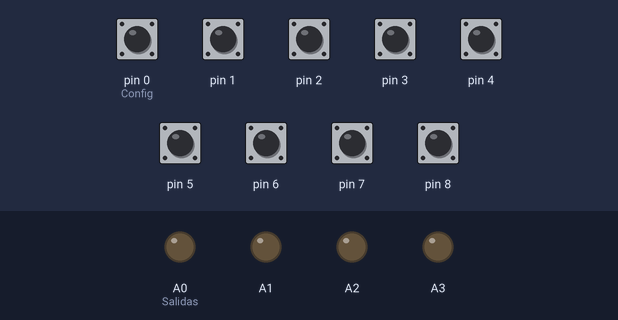
Simulated run of this sketch. Board: Arduino Uno, built with avr-gcc and run on an emulated ATmega328P. Parts: output pins drawn as LEDs (lit = HIGH). Inputs (shaded band) come from the test bench; at power-on: pin 0 (Config), pin 1–8 HIGH.

Above: at 1.2 s.
1.3 s: pin 0 (Config) pulled LOW for 0.15 s
At 1.37 s:
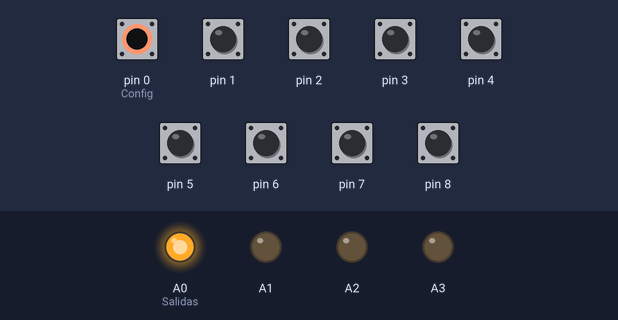
2.9 s: pin 1 pulled LOW for 0.15 s
At 2.97 s:
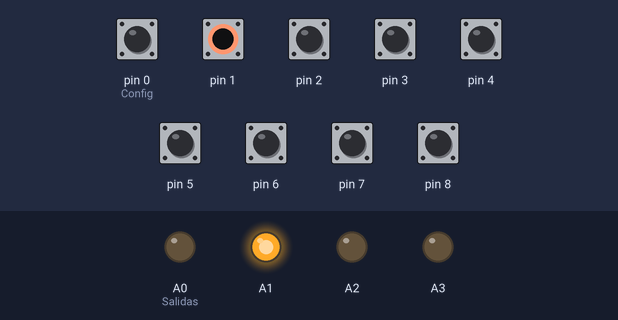
4.5 s: pin 2 pulled LOW for 0.15 s
At 4.57 s:
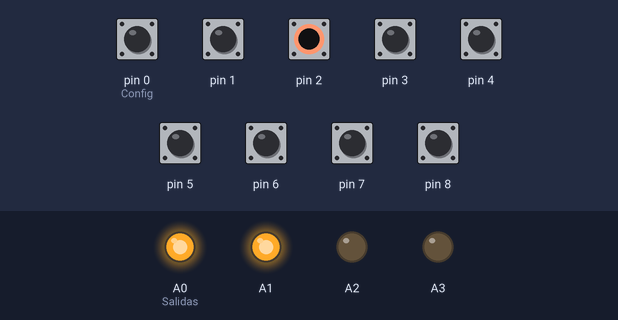
6.1 s: pin 3 pulled LOW for 0.15 s
At 6.17 s:
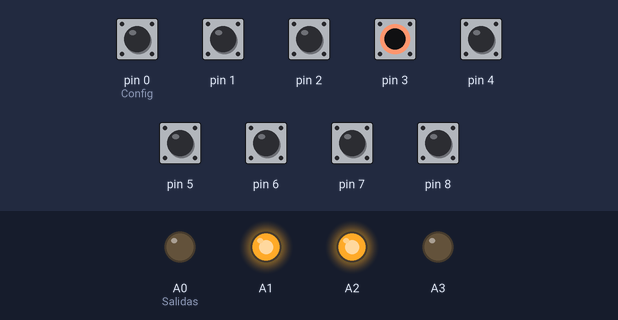
7.7 s: pin 4 pulled LOW for 0.15 s
At 7.77 s:
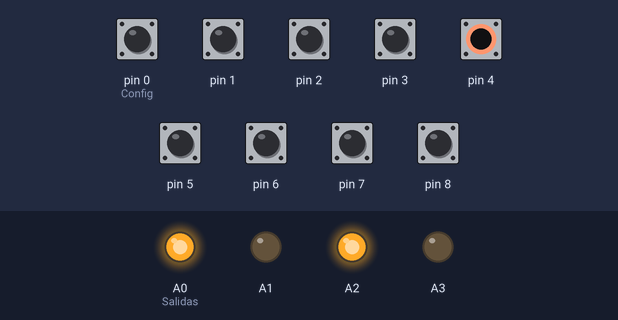
9.3 s: pin 5 pulled LOW for 0.15 s
At 9.37 s:
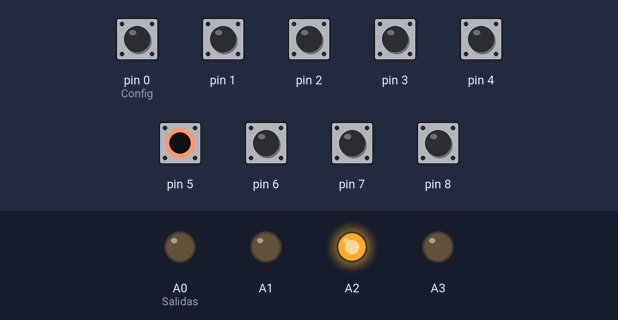
Timing chart, 0 to 11.9 s (numbered marks = the images above; inputs shaded):
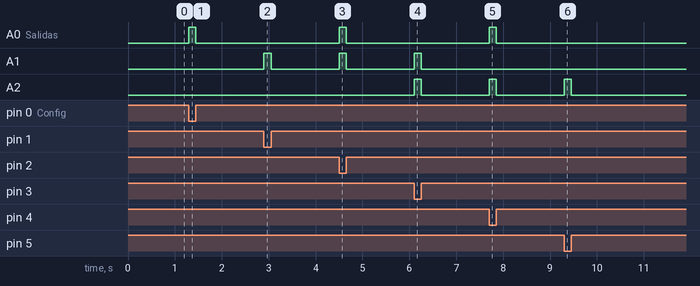

Measured:
- after the input at 1.3 s, A0 (Salidas): LOW → HIGH at once, → LOW 0.15 s later
- after the input at 2.9 s, A1: LOW → HIGH at once, → LOW 0.15 s later
- after the input at 4.5 s, A0 (Salidas), A1: LOW → HIGH at once, → LOW 0.15 s later
- after the input at 6.1 s, A1, A2: LOW → HIGH at once, → LOW 0.15 s later
- after the input at 7.7 s, A0 (Salidas), A2: LOW → HIGH at once, → LOW 0.15 s later
- after the input at 9.3 s, A2: LOW → HIGH at once, → LOW 0.15 s later

The sketch:

codificadorde10aBCD.ino
```cpp
//Autor:Dario Jorge Iglesias
boolean NA0,NA1,NA2,NA3,NA4,NA5,NA6,NA7;
boolean NA8,NA9,O0,O1,O2,O3;//dec.boolean
void setup(){
 pinMode(0,INPUT_PULLUP);//Config. I/O
 pinMode(1,INPUT_PULLUP);pinMode(2,INPUT_PULLUP);
 pinMode(3,INPUT_PULLUP);pinMode(4,INPUT_PULLUP);
 pinMode(5,INPUT_PULLUP);pinMode(6,INPUT_PULLUP);
 pinMode(7,INPUT_PULLUP);pinMode(8,INPUT_PULLUP);
 pinMode(A0,OUTPUT);//Salidas
 pinMode(A1,OUTPUT);
 pinMode(A2,OUTPUT);
 pinMode(A3,OUTPUT);}
void loop(){//ciclo infinito
 NA1=digitalRead(0);//Variables de entrada
 NA2=digitalRead(1);   NA3=digitalRead(2);
 NA4=digitalRead(3);   NA5=digitalRead(4);
 NA6=digitalRead(5);   NA7=digitalRead(6);
 NA8=digitalRead(7);   NA9=digitalRead(8);
 O0=!NA1|!NA3|!NA5|!NA7|!NA9;
 O1=!NA2|!NA3|!NA4|!NA7;
 O2=!NA4|!NA5|!NA6|!NA7;
 O3=!NA8|!NA9;
 digitalWrite(A0,O0);
 digitalWrite(A1,O1);
 digitalWrite(A2,O2);
 digitalWrite(A3,O3);}
```
